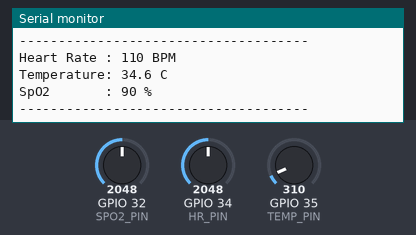
The sketch below on a simulated ESP32. On the bench: the last lines printed to the serial monitor. Inputs (shaded band) come from the test bench; at power-on: GPIO 35 (TEMP_PIN) = 310, GPIO 32 (SPO2_PIN) = 2048, GPIO 34 (HR_PIN) = 2048 (analog values on the 0–4095 scale). WiFi joins after 1.5 s; servers stay silent unless stated.

Above: at 3.7 s.
3.8 s: GPIO 35 (TEMP_PIN) set to 372
At 5.1 s:
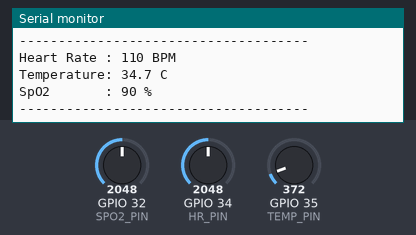
5.3 s: GPIO 32 (SPO2_PIN) set to 2866
At 6.4 s:
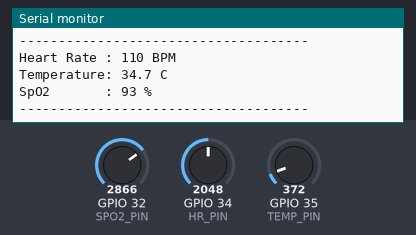
6.8 s: GPIO 34 (HR_PIN) set to 2866
8.3 s: GPIO 35 (TEMP_PIN) set to 434
At 9.4 s:
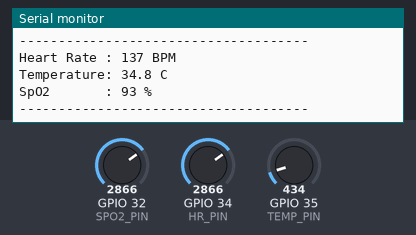
9.8 s: GPIO 32 (SPO2_PIN) set to 3603
At 11.1 s:
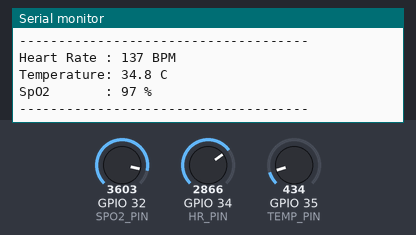
11.3 s: GPIO 34 (HR_PIN) set to 3603
Timing chart, 0 to 13.8 s (numbered marks = the images above; inputs shaded):
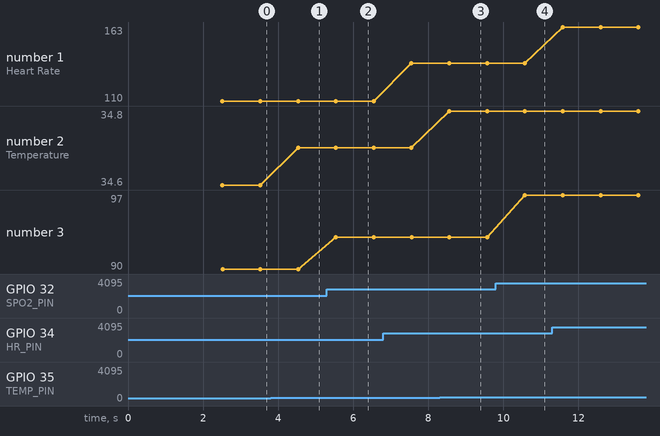

The sketch:

sketch.ino
```cpp
#include <WiFi.h>
#include <HTTPClient.h>

// =====================================================
// HOSPITAL DIGITAL TWIN
// ESP32 + 3 POTENTIOMETERS + THINGSPEAK
// =====================================================

// ---------------- WIFI ----------------
const char* WIFI_SSID = "Wokwi-GUEST";
const char* WIFI_PASSWORD = "";

// ---------------- THINGSPEAK ----------------
unsigned long CHANNEL_ID = 3441444;
const char* WRITE_API_KEY = "BGCFZBWNYO12TWBC";

const char* THINGSPEAK_URL =
  "http://api.thingspeak.com/update";

// ---------------- POTENTIOMETER PINS ----------------
const int HR_PIN = 34;
const int TEMP_PIN = 35;
const int SPO2_PIN = 32;

// ---------------- VITAL RANGES ----------------
const int HR_MIN = 40;
const int HR_MAX = 180;

const float TEMP_MIN = 34.0;
const float TEMP_MAX = 42.0;

const int SPO2_MIN = 80;
const int SPO2_MAX = 100;

// ThingSpeak update interval
const unsigned long UPDATE_INTERVAL = 20000;

unsigned long lastUpdate = 0;

// =====================================================
// WIFI CONNECTION
// =====================================================

void connectWiFi()
{
  Serial.println();
  Serial.println("Connecting to Wokwi Wi-Fi...");

  WiFi.mode(WIFI_STA);
  WiFi.begin(WIFI_SSID, WIFI_PASSWORD);

  int attempts = 0;

  while (WiFi.status() != WL_CONNECTED && attempts < 20)
  {
    delay(500);
    Serial.print(".");
    attempts++;
  }

  Serial.println();

  if (WiFi.status() == WL_CONNECTED)
  {
    Serial.println("Wi-Fi Connected!");
    Serial.print("IP Address: ");
    Serial.println(WiFi.localIP());
  }
  else
  {
    Serial.println("Wi-Fi connection failed!");
  }
}

// =====================================================
// SEND DATA TO THINGSPEAK
// =====================================================

void sendToThingSpeak(int heartRate, float temperature, int spo2)
{
  if (WiFi.status() != WL_CONNECTED)
  {
    Serial.println("Wi-Fi not connected.");
    return;
  }

  WiFiClient client;
  HTTPClient http;

  String url = String(THINGSPEAK_URL) +
               "?api_key=" + WRITE_API_KEY +
               "&field1=" + String(heartRate) +
               "&field2=" + String(temperature, 1) +
               "&field3=" + String(spo2);

  Serial.println();
  Serial.println("Uploading to ThingSpeak...");

  if (!http.begin(client, url))
  {
    Serial.println("HTTP connection failed!");
    return;
  }

  int httpCode = http.GET();

  if (httpCode > 0)
  {
    Serial.print("HTTP Response Code: ");
    Serial.println(httpCode);

    String response = http.getString();

    Serial.print("ThingSpeak Response: ");
    Serial.println(response);

    if (httpCode == 200 && response != "0")
    {
      Serial.println("ThingSpeak upload SUCCESS!");
    }
    else
    {
      Serial.println("ThingSpeak upload failed!");
    }
  }
  else
  {
    Serial.print("HTTP Error: ");
    Serial.println(http.errorToString(httpCode));
  }

  http.end();
}

// =====================================================
// SETUP
// =====================================================

void setup()
{
  Serial.begin(115200);

  delay(1000);

  Serial.println();
  Serial.println("=====================================");
  Serial.println("     HOSPITAL DIGITAL TWIN");
  Serial.println("  PATIENT VITAL MONITORING SYSTEM");
  Serial.println("=====================================");

  // ESP32 ADC resolution
  analogReadResolution(12);

  // Connect Wi-Fi
  connectWiFi();
}

// =====================================================
// LOOP
// =====================================================

void loop()
{
  // Reconnect Wi-Fi if disconnected
  if (WiFi.status() != WL_CONNECTED)
  {
    Serial.println();
    Serial.println("Wi-Fi disconnected!");
    connectWiFi();
  }

  // ===================================================
  // READ POTENTIOMETERS
  // ===================================================

  int hrADC = analogRead(HR_PIN);
  int tempADC = analogRead(TEMP_PIN);
  int spo2ADC = analogRead(SPO2_PIN);

  // ===================================================
  // ADC -> HEART RATE
  // ===================================================

  int heartRate = map(
    hrADC,
    0,
    4095,
    HR_MIN,
    HR_MAX
  );

  // ===================================================
  // ADC -> TEMPERATURE
  // ===================================================

  float temperature =
    TEMP_MIN +
    ((float)tempADC / 4095.0) *
    (TEMP_MAX - TEMP_MIN);

  // ===================================================
  // ADC -> SPO2
  // ===================================================

  int spo2 = map(
    spo2ADC,
    0,
    4095,
    SPO2_MIN,
    SPO2_MAX
  );

  // Keep values within limits
  heartRate = constrain(
    heartRate,
    HR_MIN,
    HR_MAX
  );

  temperature = constrain(
    temperature,
    TEMP_MIN,
    TEMP_MAX
  );

  spo2 = constrain(
    spo2,
    SPO2_MIN,
    SPO2_MAX
  );

  // ===================================================
  // SERIAL MONITOR
  // ===================================================

  Serial.println();
  Serial.println("-------------------------------------");

  Serial.print("Heart Rate : ");
  Serial.print(heartRate);
  Serial.println(" BPM");

  Serial.print("Temperature: ");
  Serial.print(temperature, 1);
  Serial.println(" C");

  Serial.print("SpO2       : ");
  Serial.print(spo2);
  Serial.println(" %");

  Serial.println("-------------------------------------");

  // ===================================================
  // THINGSPEAK UPDATE
  // ===================================================

  if (millis() - lastUpdate >= UPDATE_INTERVAL)
  {
    lastUpdate = millis();

    sendToThingSpeak(
      heartRate,
      temperature,
      spo2
    );
  }

  // Read values every 1 second
  delay(1000);
}
```

Measured:
- after the input at 3.8 s, the serial monitor: prints a new line after 0.73 s (image 1)
- after the input at 5.3 s, the serial monitor: prints a new line after 0.24 s (image 2)
- after the input at 8.3 s, the serial monitor: prints a new line after 0.26 s (image 3)
- after the input at 9.8 s, the serial monitor: prints a new line after 0.78 s (image 4)
- plotted number 1: 110 → 137 after the input at 6.8 s, 137 → 163 after the input at 11.3 s
- plotted number 2: 34.6 → 34.7 after the input at 3.8 s, 34.7 → 34.8 after the input at 8.3 s
- plotted number 3: 90 → 93 after the input at 5.3 s, 93 → 97 after the input at 9.8 s
